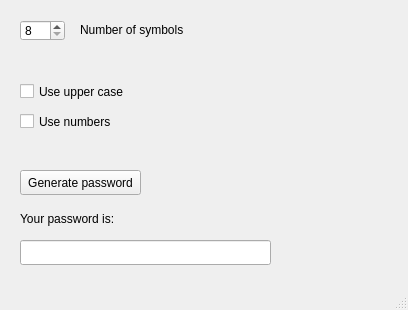
<?xml version="1.0" encoding="UTF-8"?>
<ui version="4.0">
 <class>MainWindow</class>
 <widget class="QMainWindow" name="MainWindow">
  <property name="geometry">
   <rect>
    <x>0</x>
    <y>0</y>
    <width>408</width>
    <height>310</height>
   </rect>
  </property>
  <property name="cursor">
   <cursorShape>PointingHandCursor</cursorShape>
  </property>
  <property name="windowTitle">
   <string>PasswordGenerator</string>
  </property>
  <widget class="QWidget" name="centralWidget">
   <widget class="QSpinBox" name="spinBox">
    <property name="geometry">
     <rect>
      <x>20</x>
      <y>20</y>
      <width>45</width>
      <height>21</height>
     </rect>
    </property>
    <property name="minimum">
     <number>8</number>
    </property>
   </widget>
   <widget class="QLabel" name="label">
    <property name="geometry">
     <rect>
      <x>80</x>
      <y>20</y>
      <width>121</width>
      <height>21</height>
     </rect>
    </property>
    <property name="text">
     <string>&lt;html&gt;&lt;head/&gt;&lt;body&gt;&lt;p&gt;Number of symbols&lt;/p&gt;&lt;/body&gt;&lt;/html&gt;</string>
    </property>
   </widget>
   <widget class="QPushButton" name="pushButton">
    <property name="geometry">
     <rect>
      <x>20</x>
      <y>170</y>
      <width>121</width>
      <height>25</height>
     </rect>
    </property>
    <property name="text">
     <string>Generate password</string>
    </property>
   </widget>
   <widget class="QLineEdit" name="lineEdit">
    <property name="geometry">
     <rect>
      <x>20</x>
      <y>240</y>
      <width>251</width>
      <height>25</height>
     </rect>
    </property>
   </widget>
   <widget class="QLabel" name="label_2">
    <property name="geometry">
     <rect>
      <x>20</x>
      <y>210</y>
      <width>111</width>
      <height>17</height>
     </rect>
    </property>
    <property name="text">
     <string>Your password is:</string>
    </property>
   </widget>
   <widget class="QCheckBox" name="UpperCase">
    <property name="geometry">
     <rect>
      <x>20</x>
      <y>80</y>
      <width>121</width>
      <height>23</height>
     </rect>
    </property>
    <property name="text">
     <string>Use upper case</string>
    </property>
   </widget>
   <widget class="QCheckBox" name="Numbers">
    <property name="geometry">
     <rect>
      <x>20</x>
      <y>110</y>
      <width>111</width>
      <height>23</height>
     </rect>
    </property>
    <property name="text">
     <string>Use numbers</string>
    </property>
   </widget>
  </widget>
  <widget class="QStatusBar" name="statusBar"/>
 </widget>
 <layoutdefault spacing="6" margin="11"/>
 <tabstops>
  <tabstop>spinBox</tabstop>
  <tabstop>pushButton</tabstop>
 </tabstops>
 <resources/>
 <connections/>
</ui>
